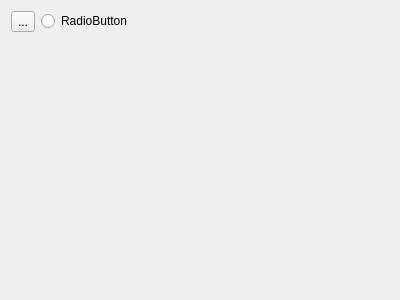
<?xml version="1.0" encoding="UTF-8"?>
<ui version="4.0">
 <class>Test2</class>
 <widget class="QWidget" name="Test2">
  <property name="geometry">
   <rect>
    <x>0</x>
    <y>0</y>
    <width>400</width>
    <height>300</height>
   </rect>
  </property>
  <property name="windowTitle">
   <string>Form</string>
  </property>
  <layout class="QVBoxLayout" name="verticalLayout">
   <item>
    <layout class="QHBoxLayout" name="horizontalLayout">
     <item>
      <widget class="QToolButton" name="toolButton">
       <property name="text">
        <string>...</string>
       </property>
      </widget>
     </item>
     <item>
      <widget class="QRadioButton" name="radioButton">
       <property name="text">
        <string>RadioButton</string>
       </property>
      </widget>
     </item>
     <item>
      <spacer name="horizontalSpacer">
       <property name="orientation">
        <enum>Qt::Horizontal</enum>
       </property>
       <property name="sizeHint" stdset="0">
        <size>
         <width>40</width>
         <height>20</height>
        </size>
       </property>
      </spacer>
     </item>
    </layout>
   </item>
   <item>
    <spacer name="verticalSpacer">
     <property name="orientation">
      <enum>Qt::Vertical</enum>
     </property>
     <property name="sizeHint" stdset="0">
      <size>
       <width>20</width>
       <height>251</height>
      </size>
     </property>
    </spacer>
   </item>
  </layout>
 </widget>
 <resources/>
 <connections/>
</ui>
